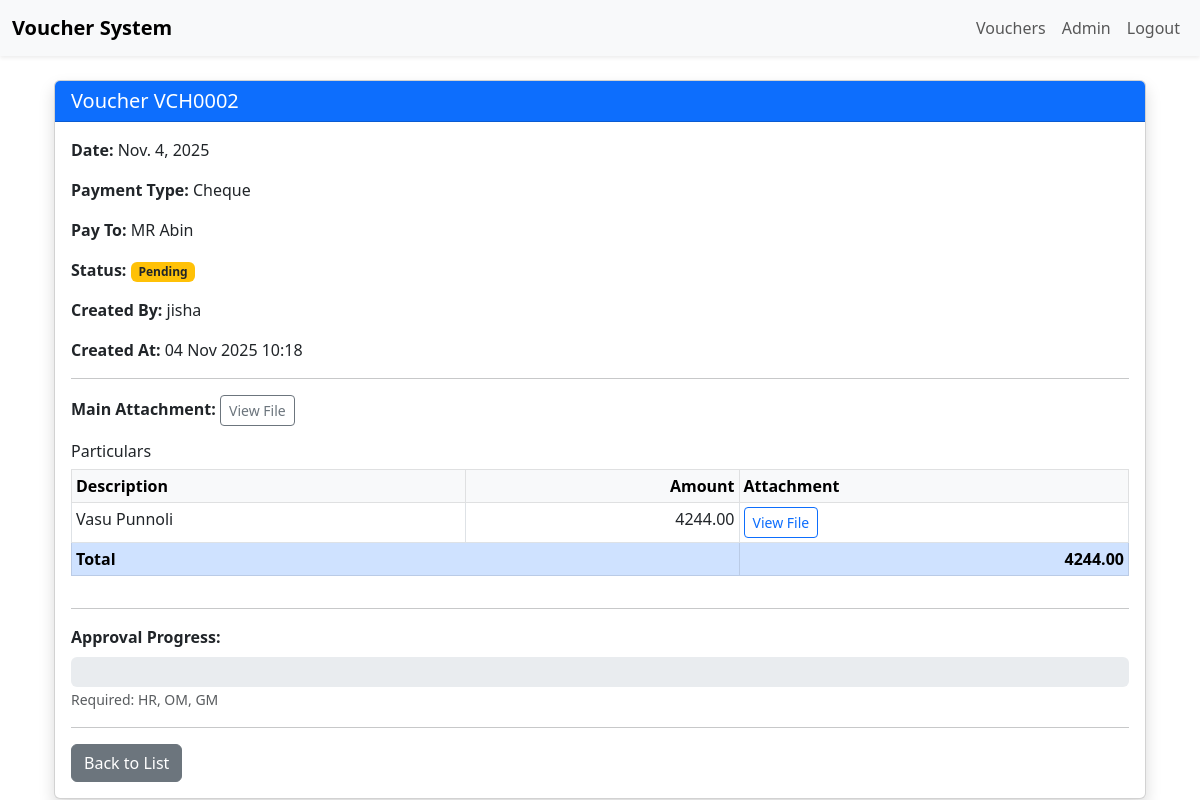
The app's page /vouchers/19/ (signed in) with its own data.
### vouchers/models.py (models this page shows, shortened)
class Voucher(models.Model):
    PAYMENT_TYPES = (
        ('CASH', 'Cash'),
        ('CHEQUE', 'Cheque'),
        ('PETTY_CASH', 'Petty Cash'),
    )
    voucher_number = models.CharField(max_length=20, unique=True, blank=True)
    voucher_date = models.DateField()
    payment_type = models.CharField(max_length=20, choices=PAYMENT_TYPES)
    name_title = models.CharField(max_length=5, choices=[('MR', 'Mr.'), ('MRS', 'Mrs.'), ('MS', 'Ms.')])
    pay_to = models.CharField(max_length=200)
    attachment = models.FileField(upload_to='vouchers/attachments/', null=True, blank=True)
    cheque_number = models.CharField(
        max_length=20,
        blank=True,
        null=True,
        help_text="Required only for Cheque payments"
    )
    created_by = models.ForeignKey(User, on_delete=models.CASCADE, related_name='vouchers')
    created_at = models.DateTimeField(auto_now_add=True)
    status = models.CharField(
        max_length=10,
        choices=[('PENDING', 'Pending'), ('APPROVED', 'Approved'), ('REJECTED', 'Rejected')],
        default='PENDING'
    )
    @property
    def required_approvers(self):
        active_des_ids = ActiveApprovalDesignation.objects.filter(
            is_active=True
        ).values_list('designation__id', flat=True)
        return [
            profile.user.username for profile in UserProfile.objects.filter(
                user__groups__name='Admin Staff',
                designation__id__in=active_des_ids
            ).select_related('user').distinct()
        ]

class Particular(models.Model):
    voucher = models.ForeignKey(Voucher, on_delete=models.CASCADE, related_name='particulars')
    description = models.CharField(max_length=300)
    amount = models.DecimalField(max_digits=12, decimal_places=2)
    attachment = models.FileField(
        upload_to='vouchers/particulars/',
        null=True,
        blank=True,
        help_text="Attach receipt/invoice for this item"
    )

class UserProfile(models.Model):
    user = models.OneToOneField(User, on_delete=models.CASCADE)
    designation = models.ForeignKey(Designation, on_delete=models.SET_NULL, null=True, blank=True)

### vouchers/views.py (the view)
# urls.py: path('vouchers/<int:pk>/', VoucherDetailView.as_view(), name='voucher_detail'),
class VoucherDetailView(LoginRequiredMixin, DetailView):
    model = Voucher
    template_name = 'vouchers/voucher_detail.html'
    context_object_name = 'voucher'
    def get_queryset(self):
        return super().get_queryset().select_related('created_by').prefetch_related(
            'particulars', 'approvals__approver'
        ).annotate(
            approved_count=Count(
                Case(When(approvals__status='APPROVED', then=1)),
                output_field=IntegerField()
            ),
            rejected_count=Count(
                Case(When(approvals__status='REJECTED', then=1)),
                output_field=IntegerField()
            )
        )
    def get_context_data(self, **kwargs):
        context = super().get_context_data(**kwargs)
        context['designations'] = Designation.objects.all()
        voucher = context['voucher']
        try:
            context['user_approval'] = voucher.approvals.get(approver=self.request.user)
        except VoucherApproval.DoesNotExist:
            context['user_approval'] = None
        total = len(voucher.required_approvers)
        approved = getattr(voucher, 'approved_count', 0) or 0
        context['approval_percentage'] = (approved / total * 100) if total > 0 else 0
        required = set(voucher.required_approvers)
        approved_usernames = set(voucher.approvals.filter(status='APPROVED').values_list('approver__username', flat=True))
        context['pending_approvers'] = [
            {'name': name, 'has_approved': name in approved_usernames}
            for name in required
        ]
        return context

### vouchers/templatetags/voucher_tags.py (called while the page is built)
@register.filter
def sum_particulars(queryset):
    return queryset.aggregate(total=Sum('amount'))['total'] or 0

@register.filter
def sub(a, b):
    try:
        return int(a) - int(b)
    except Exception:
        return 0

### vouchers/templates/vouchers/voucher_detail.html (shortened to what this page needs)
{% extends 'base.html' %}
{% load static %}
{% load voucher_tags %}
{% block content %}
<div class="container mt-4">
    <div class="card shadow">
        <div class="card-header bg-primary text-white">
            <h5 class="card-title mb-0">Voucher {{ voucher.voucher_number }}</h5>
        </div>
        <div class="card-body">
            <p><strong>Date:</strong> {{ voucher.voucher_date }}</p>
            <p><strong>Payment Type:</strong> {{ voucher.get_payment_type_display }}</p>
            <p><strong>Pay To:</strong> {{ voucher.name_title }} {{ voucher.pay_to }}</p>
            <p><strong>Status:</strong>
                <a href="#" class="status-link" data-bs-toggle="modal" data-bs-target="#approvalModal">
                    <span id="status-badge">
                        {% if voucher.status == 'PENDING' %}
                            <span class="badge bg-warning text-dark">Pending</span>
                        {% elif voucher.status == 'APPROVED' %}
                            <span class="badge bg-success">Approved</span>
                        {% elif voucher.status == 'REJECTED' %}
                            <span class="badge bg-danger">Rejected</span>
                        {% endif %}
                    </span>
                </a>
            </p>
            <p><strong>Created By:</strong> {{ voucher.created_by.username }}</p>
            <p><strong>Created At:</strong> {{ voucher.created_at|date:"d M Y H:i" }}</p>
            <hr>
            {% if voucher.attachment %}
            <p><strong>Main Attachment:</strong>
                <a href="{{ voucher.attachment.url }}" target="_blank" class="btn btn-outline-secondary btn-sm">
                    View File
                </a>
            </p>
            {% endif %}
            <h6>Particulars</h6>
            {% if voucher.particulars.exists %}
                <div class="table-responsive">
                    <table class="table table-sm table-bordered">
                        <thead class="table-light">
                            <tr>
                                <th>Description</th>
                                <th class="text-end">Amount</th>
                                <th>Attachment</th>
                            </tr>
                        </thead>
                        <tbody>
                            {% for p in voucher.particulars.all %}
                            <tr>
                                <td>{{ p.description }}</td>
                                <td class="text-end">{{ p.amount|floatformat:2 }}</td>
                                <td>
                                    {% if p.attachment %}
                                        <a href="{{ p.attachment.url }}" target="_blank"
                                           class="btn btn-sm btn-outline-primary">
                                            View File
                                        </a>
                                    {% else %}
                                        <span class="text-muted">—</span>
                                    {% endif %}
                                </td>
                            </tr>
                            {% endfor %}
                            <tr class="table-primary">
                                <td colspan="2"><strong>Total</strong></td>
                                <td class="text-end"><strong>{{ voucher.particulars.all|sum_particulars|floatformat:2 }}</strong></td>
                            </tr>
                        </tbody>
                    </table>
                </div>
            {% else %}
                <p class="text-muted">No particulars</p>
            {% endif %}
            <hr>
            <div class="mt-3">
                <strong>Approval Progress:</strong>
                <div class="progress mt-2" style="height: 30px;">
                </div>
                <small id="required-list" class="text-muted">
                    Required: {{ voucher.required_approvers|join:", " }}
                </small>
            </div>
            <hr>
            <div class="d-flex gap-2">
                <a href="{% url 'voucher_list' %}" class="btn btn-secondary">Back to List</a>
            </div>
        </div>
    </div>
</div>
{% endblock %}

### records on screen
Voucher: voucher_number "VCH0002", voucher_date "Nov. 4, 2025", payment_type "Cheque", name_title "MR", pay_to "Abin", created_by.username "jisha", created_at "04 Nov 2025 10:18", particulars.all|sum_particulars "4244.00"
Particular: description "Vasu Punnoli", amount "4244.00"
UserProfile: required_approvers "HR, OM, GM"
